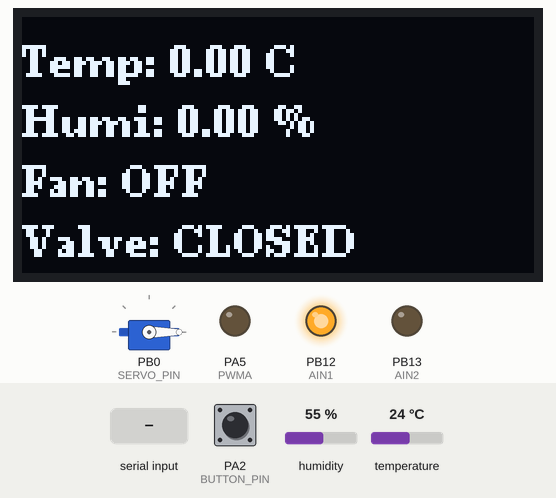
The sketch below on a simulated STM32 Blue Pill. Shown: 128×64 one-colour display, servo, output pins drawn as LEDs (lit = HIGH). The test bench sets the inputs (shaded band); at power-on: PA2 (BUTTON_PIN) HIGH, temperature 24 °C, humidity 55 %. What the sketch prints to the serial monitor is not drawn.

Above: at 1.2 s.
1.3 s: PA2 (BUTTON_PIN) pulled LOW for 0.15 s
At 1.77 s:
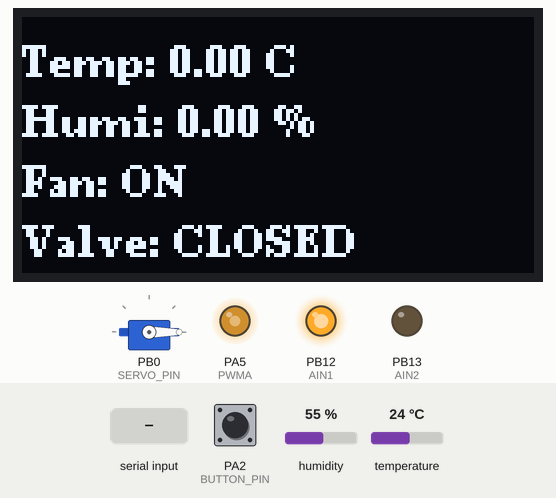
3.5 s: temperature set to 27 °C
At 7.1 s:
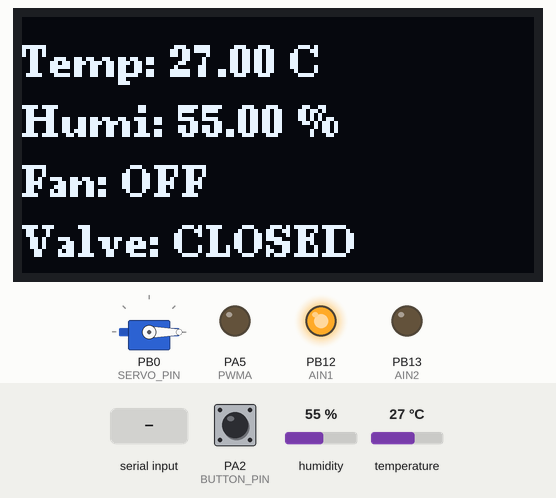
7.5 s: temperature set to 30 °C
At 11.2 s:
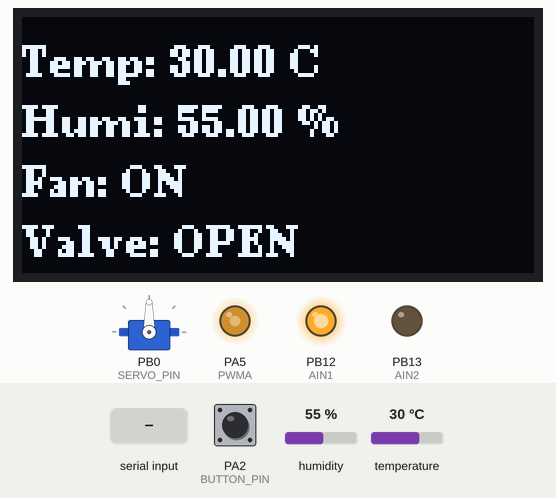
11.5 s: "FAN_OFF\n" received over Serial
At 11.77 s:
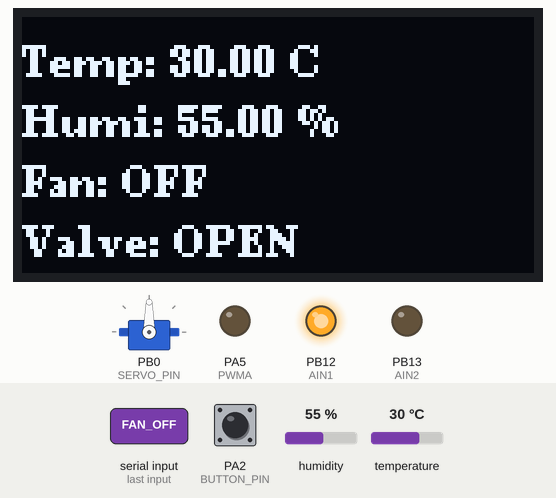
13.5 s: "VALVE_CLOSE\n" received over Serial
At 13.51 s:
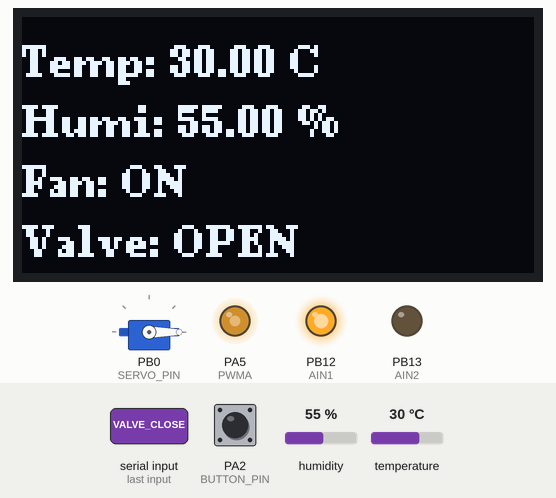
15.5 s: temperature set to 12 °C
At 18.7 s:
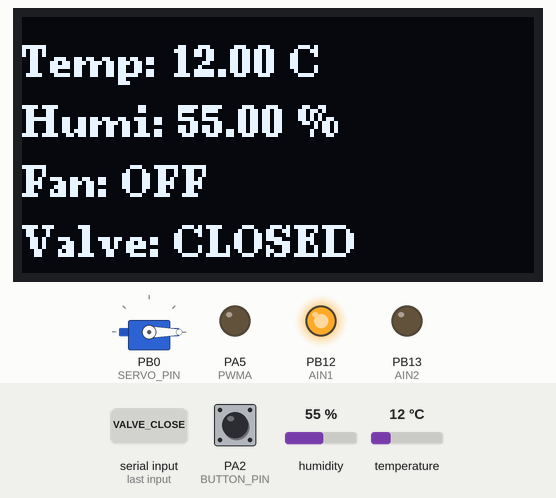
Timing chart, 0 to 20.2 s (numbered marks = the images above; inputs shaded):
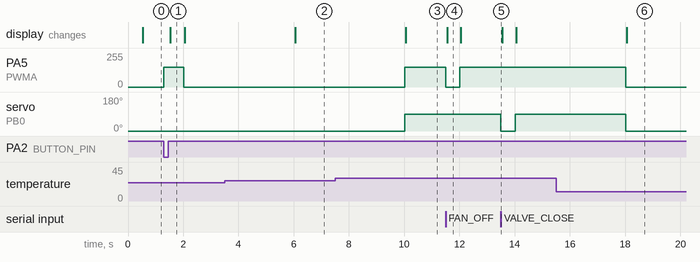

The sketch:

servo-control.ino
```cpp
#include <DHT.h>
#include <Wire.h>
#include <U8g2lib.h>
#include <Servo.h>

// --- 引脚定义 ---
#define DHTPIN PA0
#define DHTTYPE DHT11
#define AIN1 PB12
#define AIN2 PB13
#define PWMA PA5
#define BUTTON_PIN PA2
#define SERVO_PIN PB0

// --- 初始化对象 ---
DHT dht(DHTPIN, DHTTYPE);
Servo valveServo; // 舵机对象
// 初始化OLED (I2C, 地址0x3C)
U8G2_SSD1306_128X64_NONAME_F_HW_I2C u8g2(U8G2_R0, /* reset=*/ U8X8_PIN_NONE);

// --- 状态变量 ---
bool isFanOn = false;
bool isValveOpen = false;
int lastButtonState = HIGH;

// --- 时间戳 (非阻塞核心) ---
unsigned long lastDhtReadTime = 0;
unsigned long lastSerialSendTime = 0;
unsigned long lastOledUpdateTime = 0;
const long dhtInterval = 2000;
const long serialInterval = 2000;
const long oledInterval = 500; // 屏幕刷新不要太快，防闪烁
float currentTemp = 0.0;
float currentHumi = 0.0;

void setup() {
  pinMode(AIN1, OUTPUT);
  pinMode(AIN2, OUTPUT);
  pinMode(PWMA, OUTPUT);
  pinMode(BUTTON_PIN, INPUT_PULLUP);

  digitalWrite(AIN1, HIGH);
  digitalWrite(AIN2, LOW);
  analogWrite(PWMA, 0);

  Serial.begin(9600);
  Serial.setTimeout(10);
  dht.begin();

  // 初始化OLED
  u8g2.begin();
  u8g2.setFont(u8g2_font_ncenB08_tr); // 选择字体

  // 初始化舵机（默认关闭状态：0度）
  valveServo.attach(SERVO_PIN);
  valveServo.write(0);
  isValveOpen = false;

  Serial.println("Industrial System Booted...");
}

void loop() {
  unsigned long currentMillis = millis();

  // ==========================================
  // 任务1：本地物理按键检测（手动控制风扇）
  // ==========================================
  int currentButtonState = digitalRead(BUTTON_PIN);
  if (currentButtonState == LOW && lastButtonState == HIGH) {
    isFanOn = !isFanOn;
    analogWrite(PWMA, isFanOn ? 150 : 0);
    delay(50);
  }
  lastButtonState = currentButtonState;

  // ==========================================
  // 任务2：读取DHT11与自动控制逻辑（2秒一次）
  // ==========================================
  if (currentMillis - lastDhtReadTime >= dhtInterval) {
    lastDhtReadTime = currentMillis;
    float t = dht.readTemperature();
    float h = dht.readHumidity();
    if (!isnan(t) && !isnan(h)) {
      currentTemp = t;
      currentHumi = h;

      // 【工业自动化逻辑】温度大于28度自动开阀门和风扇
      if (currentTemp > 28.0) {
        if (!isFanOn) { isFanOn = true; analogWrite(PWMA, 150); }
        if (!isValveOpen) { isValveOpen = true; valveServo.write(90); } // 舵机转到90度
      } else {
        if (isFanOn) { isFanOn = false; analogWrite(PWMA, 0); }
        if (isValveOpen) { isValveOpen = false; valveServo.write(0); }  // 舵机回到0度
      }
    }
  }

  // ==========================================
  // 任务3：接收远程指令（扩展了阀门控制）
  // ==========================================
  if (Serial.available() > 0) {
    String cmd = Serial.readStringUntil('\n');
    cmd.trim();

    if (cmd == "FAN_ON")  { isFanOn = true;  analogWrite(PWMA, 150); }
    if (cmd == "FAN_OFF") { isFanOn = false; analogWrite(PWMA, 0); }

    // 阀门控制指令
    if (cmd == "VALVE_OPEN")  { isValveOpen = true; valveServo.write(90); }
    if (cmd == "VALVE_CLOSE") { isValveOpen = false; valveServo.write(0); }
  }

  // ==========================================
  // 任务4：更新OLED显示（500ms一次，防闪烁）
  // ==========================================
  if (currentMillis - lastOledUpdateTime >= oledInterval) {
    lastOledUpdateTime = currentMillis;

    u8g2.clearBuffer();         // 清除内部缓冲区
    u8g2.setCursor(0, 15);
    u8g2.print("Temp: "); u8g2.print(currentTemp); u8g2.print(" C");
    u8g2.setCursor(0, 30);
    u8g2.print("Humi: "); u8g2.print(currentHumi); u8g2.print(" %");
    u8g2.setCursor(0, 45);
    u8g2.print("Fan: "); u8g2.print(isFanOn ? "ON" : "OFF");
    u8g2.setCursor(0, 60);
    u8g2.print("Valve: "); u8g2.print(isValveOpen ? "OPEN" : "CLOSED");
    u8g2.sendBuffer();          // 发送到屏幕显示
  }

  // ==========================================
  // 任务5：通过串口向ESP32发送数据（扩展了阀门状态V:）
  // ==========================================
  if (currentMillis - lastSerialSendTime >= serialInterval) {
    lastSerialSendTime = currentMillis;
    Serial.print("T:"); Serial.print(currentTemp);
    Serial.print(",H:"); Serial.print(currentHumi);
    Serial.print(",F:"); Serial.print(isFanOn ? 1 : 0);
    Serial.print(",V:"); Serial.println(isValveOpen ? 1 : 0); // 新增阀门状态
  }
}
```

Measured:
- the behaviour switches between 28 and 29 °C on temperature (found by bisection; images 2 and 3)
- after the input at 1.3 s, PA5 (PWMA): 0/255 → 150/255 at once, → 0/255 0.72 s later; the display: changes after 0.23 s (image 1)
- after the input at 3.5 s, the display: changes after 2.5 s (image 2)
- after the input at 7.5 s, PA5 (PWMA): 0/255 → 150/255 after 2.5 s; servo on PB0 (SERVO_PIN): 0° → 90° after 2.5 s; the display: changes after 2.5 s (image 3)
- after the input at 11.5 s, PA5 (PWMA): 150/255 → 0/255 at once, → 150/255 0.50 s later; the display: changes after 0.05 s (image 4)
- after the input at 13.5 s, servo on PB0 (SERVO_PIN): 90° → 0° at once, → 90° 0.52 s later
- after the input at 15.5 s, PA5 (PWMA): 150/255 → 0/255 after 2.5 s; servo on PB0 (SERVO_PIN): 90° → 0° after 2.5 s; the display: changes after 2.6 s (image 6)
